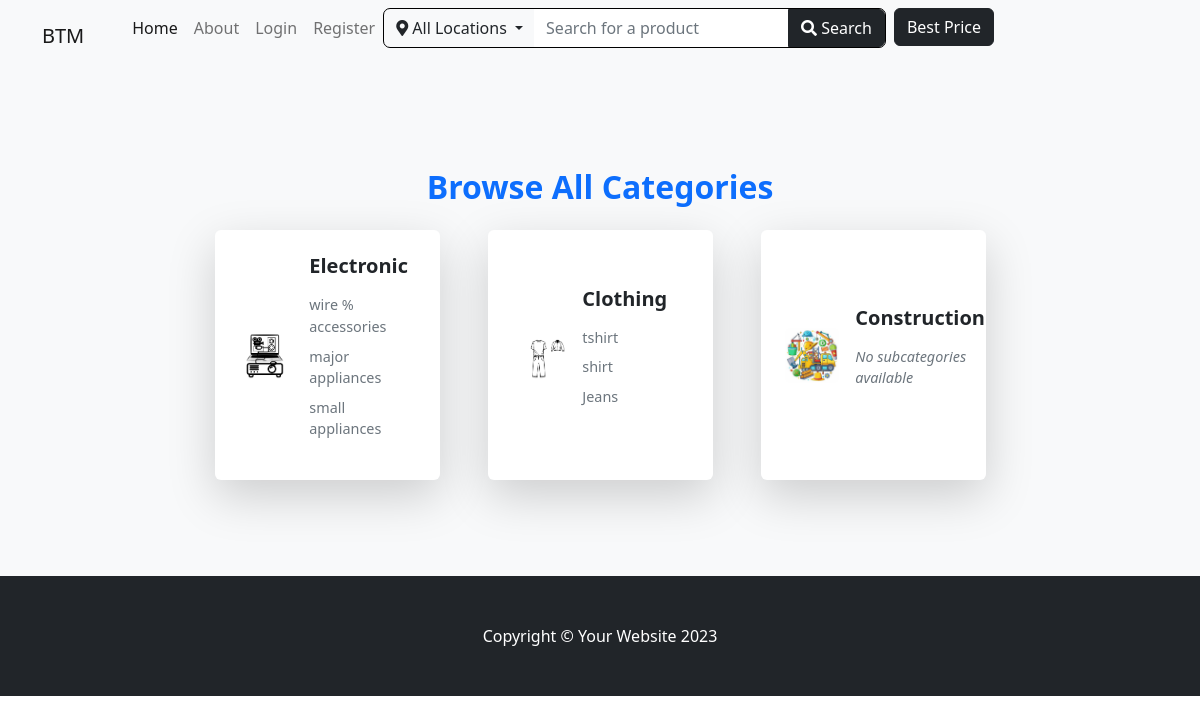
Screenshot of /view-categories/ with the database file from the repository.
### store/models.py (models this page shows, shortened)
class Category(models.Model):
    name = models.CharField(max_length=255)
    icon = models.CharField(max_length=100, blank=True, null=True)  # Make sure this field has data
    image = models.ImageField(upload_to='upload/category_images', blank=True, null=True)

class SubCategory(models.Model):
    name = models.CharField(max_length=255)
    category = models.ForeignKey(Category, related_name='subcategories', on_delete=models.CASCADE)
    image = models.ImageField(upload_to='upload/subcategory_images', blank=True, null=True)

### store/views.py (the view)
# urls.py: path('view-categories/', views.view_categories, name='view_categories'),
def view_categories(request):
    categories = Category.objects.all()
    return render(request, 'view_category.html', {'categories': categories})

### store/context_processors.py (called while the page is built)
def categories_context(request):
    categories = Category.objects.all()
    return {'categories': categories}

def location_context(request):
    all_location = Profile.objects.values_list('city', flat=True).distinct()
    return {'all_location': all_location}

### store/templates/view_category.html (shortened to what this page needs)
{% extends 'base.html' %}
{% load static %}
{% block content %}
<section class="py-5 bg-light">
    <div class="container px-4 px-lg-5 mt-5">
        <div class="row">
            <div class="col-lg-12">
                <h2 class="fw-bolder mb-4 text-center text-primary">Browse All Categories</h2>
                <div class="row gx-4 gx-lg-5 row-cols-1 row-cols-md-2 row-cols-xl-4 justify-content-center">
                    {% for category in categories %}
                    <div class="col mb-5">
                        <div class="card h-100 border-0 shadow-lg rounded">
                            <div class="card-body p-4 d-flex">
                                <div class="category-image" style="flex: 0 0 40%; padding-right: 1rem;">
                                    {% if category.image %}
                                    <img src="{{ category.image.url }}" alt="{{ category.name }}" class="img-fluid rounded" style="max-height: 250px; object-fit: cover;">
                                    {% else %}
                                    <img src="{% static 'default-category-image.jpg' %}" alt="Default Image" class="img-fluid rounded" style="max-height: 250px; object-fit: cover;">
                                    {% endif %}
                                </div>
                                <div class="category-content" style="flex: 0 0 60%;">
                                    <a href="{% url 'catfilter' category.id %}?searched={{ searched|default:'' }}&location={{ current_location|default:'' }}" class="text-decoration-none text-dark">
                                        <h5 class="card-title text-dark mb-3 category-name">{{ category.name }}</h5>
                                    </a>
                                    <div class="subcategories">
                                        <ul class="list-unstyled">
                                            {% if category.subcategories.all %}
                                            {% for subcategory in category.subcategories.all %}
                                            <li>
                                                <a href="{% url 'subcategory_view' subcategory.id %}?location={{ current_location }}&searched={{ searched|default:'' }}"
                                                   class="text-decoration-none text-muted d-block mb-2 subcategory-link">{{ subcategory.name }}</a>
                                            </li>
                                            {% endfor %}
                                            {% else %}
                                            <li><span class="text-muted">No subcategories available</span></li>
                                            {% endif %}
                                        </ul>
                                    </div>
                                </div>
                            </div>
                        </div>
                    </div>
                    {% endfor %}
                </div>
            </div>
        </div>
    </div>
</section>
{% endblock %}

### store/templates/base.html (shortened to what this page needs)
{% load static %}
<html lang="en">
<head>
    <link href="https://cdn.jsdelivr.net/npm/bootstrap-icons@1.5.0/font/bootstrap-icons.css" rel="stylesheet" />
    <link href="{% static 'css/styles.css' %}" rel="stylesheet" />
    <link rel="stylesheet" href="https://cdnjs.cloudflare.com/ajax/libs/font-awesome/6.7.2/css/all.min.css">
    <link rel="stylesheet" href="https://cdnjs.cloudflare.com/ajax/libs/font-awesome/6.7.2/css/all.min.css">
    <link href="https://cdnjs.cloudflare.com/ajax/libs/font-awesome/5.15.4/css/all.min.css" rel="stylesheet">
    <link href="https://cdnjs.cloudflare.com/ajax/libs/font-awesome/5.15.4/css/all.min.css" rel="stylesheet">
</head>
<body>
    {% include 'navbar.html' %}
    {% block content %}
    {% endblock %}
<footer class="py-5 bg-dark">
<div class="container"><p class="m-0 text-center text-white">Copyright &copy; Your Website 2023</p></div>
</footer>
</body>
</html>

### store/templates/navbar.html (shortened to what this page needs)
<nav class="navbar navbar-expand-lg navbar-light bg-light">
  <div class="container">
    <a class="navbar-brand" href="{% url 'home' %}">BTM</a>
    <div class="collapse navbar-collapse" id="navbarSupportedContent">
      <ul class="navbar-nav me-auto mb-2 mb-lg-0 ms-lg-4">
        <li class="nav-item">
          <a class="nav-link active" aria-current="page" href="{% url 'home' %}">Home</a>
        </li>
        <li class="nav-item">
          <a class="nav-link" href="{% url 'about' %}">About</a>
        </li>
        {% if user.is_authenticated %}
          {% if current_user.is_seller %}
            <li class="nav-item">
              <a class="nav-link" href="{% url 'dashboard:index' %}">Dashboard</a>
            </li>
          {% endif %}
          {% if current_user.is_admin %}
                <li class="nav-item"><a class="nav-link" href="{% url 'seller_req' %}">Admin</a></li>
                {% endif %}
          <li class="nav-item">
            <a class="nav-link" href="{% url 'update_user' %}">User Profile</a>
          </li>
          <li class="nav-item">
            <a class="nav-link" href="{% url 'update_info' %}">Prime User</a>
          </li>
          <li class="nav-item">
            <a class="nav-link" href="{% url 'logout' %}">Logout</a>
          </li>
        {% else %}
          <li class="nav-item">
            <a class="nav-link" href="{% url 'login' %}">Login</a>
          </li>
          <li class="nav-item">
            <a class="nav-link" href="{% url 'register' %}">Register</a>
          </li>
        {% endif %}
        <li class="nav-item me-2">
          <form class="d-flex align-items-center" role="search" method="POST" action="{% url 'search1' %}" id="searchForm" style="gap: 0; width: 100%; max-width: 800px;">
            <div class="input-group" style="border: 1px solid black; border-radius: 7px;">
                <button class="btn btn-outline-dark dropdown-toggle" type="button" id="locationDropdown" data-bs-toggle="dropdown" aria-expanded="false" style="border: none;">
                    <i class="fas fa-map-marker-alt"></i>
                    {{ current_location|default:'All Locations' }}
                </button>
                <input class="form-control" type="search" name="searched" value="{{ searched }}" placeholder="Search for a product" aria-label="Search"  style="border: none;"/>
                <button class="btn btn-dark" type="submit" id="searchButton">
                    <i class="fas fa-search"></i> Search
                </button>
            </div>
        </form>
        </li>
        <li class="nav-item">
          <a href="{% url 'best_price' %}" class="btn btn-dark" style="color: white; text-decoration: none;">
            Best Price
          </a>
        </li>
      </ul>
    </div>
  </div>
</nav>

### store/templates/view_category.html (style rules this page uses)
.card-title { font-weight: bold; }
.subcategories li { font-size: 0.9rem; }
.subcategories li span { font-style: italic; }
.category-image { flex-shrink: 0; width: 100%; }
.category-content { flex-grow: 1; }
.card-body { display: flex; align-items: center; }

### rows the page displays
Category: image (picture), name "Electronic"
SubCategory: name "wire % accessories"
SubCategory: name "major appliances"
SubCategory: name "small appliances"
Category: image (picture), name "Clothing"
SubCategory: name "tshirt"
SubCategory: name "shirt"
SubCategory: name "Jeans"
Category: image (picture), name "Construction", shows "No subcategories available"

### other values shown
{{ current_location|default:'All Locations' }} "All Locations"
